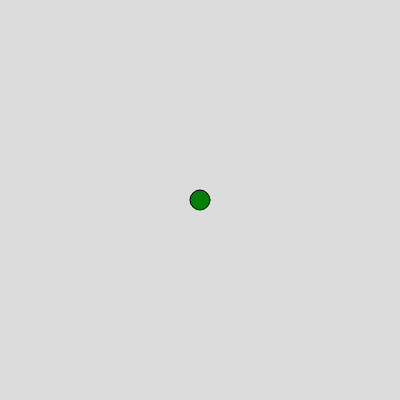
Frame 1 (no input)
Frame 60 (no input): identical to frame 1, image omitted
Frame 120 (the mouse pressed at the canvas centre since frame 60): identical to frame 1, image omitted

The p5.js sketch that drew this single still picture (run headless with seeded random() and noise() and a simulated clock; from frame 60 on, the mouse is pressed at the canvas centre):

// p5.js sketch
// ── sketch.js
var ball = {
  x: 200,
  y: 200,
  r: 20,
  colour:["red", "blue", "green"]
}

function setup() {
  createCanvas(400, 400);
}

function draw() {
  background(220);
  fill(ball.colour[2]);
  circle(ball.x, ball.y, ball.r);
}
